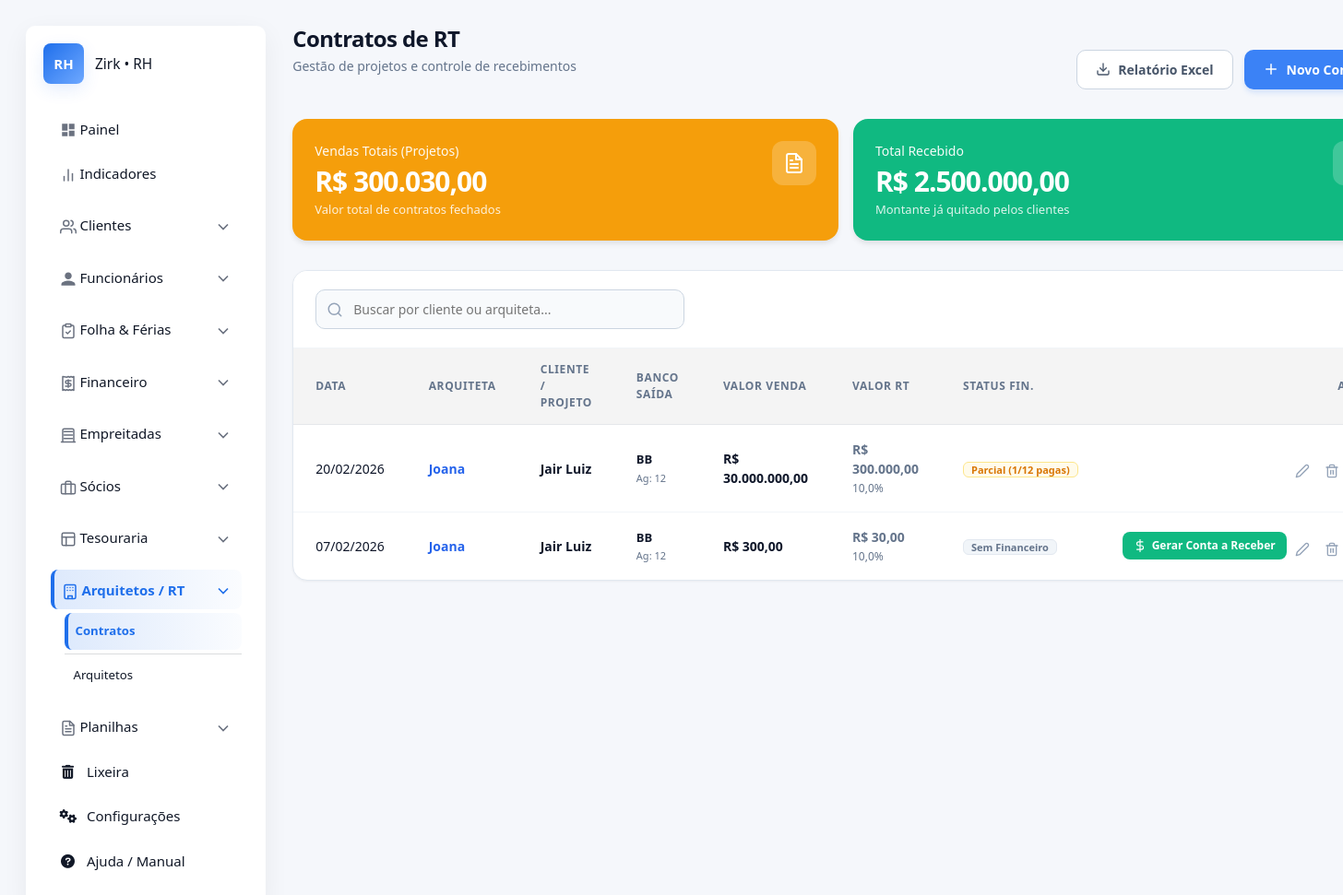
The page /comissionamento/ (signed in) on the database its author committed.
### apps/comissionamento/models.py (models this page shows, shortened)
class ContratoRT(SoftDeleteMixin):
    arquiteta = models.ForeignKey(Arquiteta, on_delete=models.PROTECT, verbose_name="Arquiteta Responsável")
    cliente = models.ForeignKey(Cliente, on_delete=models.PROTECT, verbose_name="Cliente")
    data_contrato = models.DateField(verbose_name="Data do Contrato", null=True, blank=True)
    percentual = models.DecimalField(max_digits=5, decimal_places=2, verbose_name="Porcentagem RT (%)", default=Decimal('0.00'))
    valor_servico = models.DecimalField(max_digits=12, decimal_places=2, verbose_name="Valor Total do Projeto")
    valor_rt = models.DecimalField(max_digits=12, decimal_places=2, verbose_name="Comissão (Valor da RT)")
    observacoes = models.TextField(verbose_name="Observações", null=True, blank=True)
    @property
    def banco_saida_previsto(self):
        primeira_comissao = self.comissoes_pagar.filter(is_deleted=False).first()
        if primeira_comissao and primeira_comissao.banco_origem:
            return primeira_comissao.banco_origem
        return None
    @property
    def qtd_parcelas_pendentes(self):
        return self.parcelas_receber.filter(status='Pendente').count()
    @property
    def status_pagamento(self):
        total = self.parcelas_receber.count()
        if total == 0:
            return "Sem Financeiro"
        pendentes = self.qtd_parcelas_pendentes
        pagas = total - pendentes
        if pendentes == 0:
            return "Quitado"
        elif pagas > 0:
            return f"Parcial ({pagas}/{total} pagas)"
        return f"Pendente ({pendentes} restantes)"
    class Meta:
        verbose_name = "Contrato de RT"
        verbose_name_plural = "Contratos de RT"
        ordering = ['-data_contrato']

class Arquiteta(SoftDeleteMixin):
    nome = models.CharField(max_length=150)
    cpf = models.CharField(max_length=14, unique=True, null=True, blank=True)
    banco = models.CharField(max_length=50, verbose_name="Banco de Pagamento")
    agencia = models.CharField(max_length=20, verbose_name="Agência")
    conta = models.CharField(max_length=50, verbose_name="Conta Bancária")
    class Meta:
        verbose_name = "Arquiteta"
        verbose_name_plural = "Arquitetas"

### apps/clientes/models.py (models this page shows, shortened)
class Cliente(SoftDeleteMixin):
    nome_completo = models.CharField(max_length=255, verbose_name="Nome Completo")
    cpf = models.CharField(max_length=14, verbose_name="CPF", unique=True, null=True, blank=True)
    rg = models.CharField(max_length=20, verbose_name="RG", null=True, blank=True)
    telefone = models.CharField(max_length=20, verbose_name="Telefone")
    email = models.EmailField(max_length=255, verbose_name="E-mail", null=True, blank=True)
    data_cadastro = models.DateTimeField(auto_now_add=True)
    class Meta:
        verbose_name = "Cliente"
        verbose_name_plural = "Clientes"
        ordering = ["nome_completo"]

### apps/financeiro/pagar/models.py (models this page shows, shortened)
class ComissaoArquiteto(SoftDeleteMixin):
    arquiteto = models.ForeignKey(Arquiteta, on_delete=models.PROTECT, verbose_name="Arquiteta")
    data_vencimento = models.DateField(verbose_name="Data de Vencimento / Previsão")
    data_pagamento = models.DateField(null=True, blank=True, verbose_name="Data do Pagamento Real")
    valor_comissao = models.DecimalField(max_digits=10, decimal_places=2, verbose_name="Valor da Comissão")
    valor_pago = models.DecimalField(max_digits=10, decimal_places=2, null=True, blank=True, verbose_name="Valor Pago Real")
    observacoes = models.TextField(null=True, blank=True, verbose_name="Observações")
    forma_pagamento = models.CharField(max_length=20, choices=FormaPagamento.choices, default=FormaPagamento.PIX, verbose_name="Forma de Pagamento")
    status = models.CharField('Status', max_length=20, choices=StatusPagamento.choices, default=StatusPagamento.PENDENTE)
    parcelamento = models.ForeignKey(
        ParcelamentoPagar,
        on_delete=models.CASCADE, # Se apagar o pai, apaga as parcelas (ou use PROTECT/SET_NULL conforme regra)
        null=True,
        blank=True,
        related_name='parcelas_%(class)s', # Ex: parcelas_boleto, parcelas_cheque
        verbose_name="Vínculo de Parcelamento"
    )
    banco_origem = models.ForeignKey(
        'receber.Banco',
        on_delete=models.SET_NULL,
        null=True,
        blank=True,
        verbose_name="Conta de Saída"
    )
    movimento_banco = models.OneToOneField(
        'receber.MovimentoBanco',
        on_delete=models.SET_NULL,
        null=True,
        blank=True,
        related_name='comissao_arquiteto_origem'
    )
    movimento_caixa = models.OneToOneField(
        'receber.CaixaDiario',
        on_delete=models.PROTECT, # Alterado para PROTECT
        null=True,
        blank=True,
        related_name='comissao_arquiteto_origem'
    )
    contrato_rt = models.ForeignKey(
        'comissionamento.ContratoRT',
        on_delete=models.PROTECT, # Alterado para PROTECT
        null=True,
        blank=True,
        related_name='comissoes_pagar',
        verbose_name="Contrato RT Vinculado"
    )
    class Meta:
        verbose_name = "Comissão de Arquiteto"
        verbose_name_plural = "Comissões de Arquitetos"

### apps/financeiro/receber/models.py (models this page shows, shortened)
class Banco(models.Model):
    nome = models.CharField(max_length=100)
    agencia = models.CharField(max_length=20, blank=True, null=True)
    conta = models.CharField(max_length=20, blank=True, null=True)
    saldo_inicial = models.DecimalField(max_digits=10, decimal_places=2, default=Decimal('0.00'))

### apps/comissionamento/views.py (the view)
# urls.py: path('', views.rt_contratos_list, name='contratos_list'),
@login_required
def rt_contratos_list(request):
    contratos = ContratoRT.objects.filter(is_deleted=False)\
        .select_related('arquiteta', 'cliente')\
        .prefetch_related('comissoes_pagar__banco_origem')\
        .order_by('-data_contrato')
    bancos = Banco.objects.all()
    arquitetas = Arquiteta.objects.all().order_by('nome')
    categorias = Receber._meta.get_field('categoria').choices
    total_rt = contratos.aggregate(
        total=Sum('valor_rt')
    )['total'] or Decimal('0.00')
    total_pago = ContratoRT.objects.filter(
        is_deleted=False,
        parcelas_receber__status='Recebido'
    ).aggregate(
        total=Sum('parcelas_receber__valor_recebido')
    )['total'] or Decimal('0.00')
    context = {
        'contratos': contratos,
        'bancos': bancos,
        'arquitetas': arquitetas,  # <--- ADICIONE ESTA LINHA
        'categorias': categorias,
        'total_pago': total_pago,
        'total_rt': total_rt,
        'title': 'Gestão de Contratos e Comissões',
    }
    return render(request, 'core/comissionamento/contratos_list.html', context)

### apps/configuracoes/context_processors.py (called while the page is built)
def configuracoes_globais(request):
    return {}

### apps/configuracoes/mixin.py (called while the page is built)
    def get_queryset(self):
        return super().get_queryset().filter(is_deleted=False)

### apps/ferias/service.py (called while the page is built, shortened)
def gerar_novo_periodo_aquisitivo(funcionario):
    if getattr(funcionario, 'is_deleted', False):
        return None
    if not hasattr(funcionario, 'dados_trabalhistas'):
        return None
    dados = funcionario.dados_trabalhistas
    data_admissao = dados.data_admissao_marcenaria or dados.data_admissao_contabilidade
    if not data_admissao:
        return None
    ultimo_periodo = funcionario.periodos_aquisitivos.order_by('-data_fim').first()
    hoje = timezone.now().date()
    data_limite_retroativa = hoje - relativedelta(years=2)
    data_inicio_calculada = None
    if not ultimo_periodo:
        data_inicio_calculada = data_admissao
    else:
        if ultimo_periodo.data_fim >= hoje:
            return None  # Período atual ainda está vigente
        data_inicio_calculada = ultimo_periodo.data_fim + timedelta(days=1)

def atualizar_todos_periodos():
    funcionarios = Funcionario.objects.all() # O SoftDeleteMixin já deve filtrar os deletados
    for func in funcionarios:
        if getattr(func, 'is_deleted', False):
            continue
        gerar_novo_periodo_aquisitivo(func)

### templates/core/comissionamento/contratos_list.html (shortened to what this page needs)
{% extends "core/base.html" %}
{% load static %}
{% block content %}
<div class="dash-container">
    <div class="dash-header">
        <div>
            <h1 class="dash-title">Contratos de RT</h1>
            <p class="dash-subtitle">Gestão de projetos e controle de recebimentos</p>
        </div>
        <div style="display: flex; gap: 12px;">
            <button onclick="openExportModal()" class="btn-ghost">
                <svg xmlns="http://www.w3.org/2000/svg" width="16" height="16" viewBox="0 0 24 24" fill="none" stroke="currentColor" stroke-width="2" stroke-linecap="round" stroke-linejoin="round"><path d="M21 15v4a2 2 0 0 1-2 2H5a2 2 0 0 1-2-2v-4"/><polyline points="7 10 12 15 17 10"/><line x1="12" y1="15" x2="12" y2="3"/></svg>
                Relatório Excel
            </button>
            <button onclick="openRemoteModal('{% url 'comissionamento:contrato_create' %}')" class="btn-primary">
                <svg xmlns="http://www.w3.org/2000/svg" width="18" height="18" viewBox="0 0 24 24" fill="none" stroke="currentColor" stroke-width="2" stroke-linecap="round" stroke-linejoin="round"><line x1="12" y1="5" x2="12" y2="19"/><line x1="5" y1="12" x2="19" y2="12"/></svg>
                Novo Contrato
            </button>
        </div>
    </div>
    <div class="top-stats-grid">
        <div class="top-card bg-orange-original">
            <div>
                <div class="top-label">Vendas Totais (Projetos)</div>
                <div class="top-value">R$ {{ total_rt|floatformat:"2g" }}</div> <div class="top-sub">Valor total de contratos fechados</div>
            </div>
            <div class="top-icon">
            </div>
        </div>
        <div class="top-card bg-green-original">
            <div>
                <div class="top-label">Total Recebido</div>
                <div class="top-value">R$ {{ total_pago|floatformat:"2g" }}</div>
                <div class="top-sub">Montante já quitado pelos clientes</div>
            </div>
            <div class="top-icon">
            </div>
        </div>
    </div>
    <div class="standard-card">
        <div class="search-bar-row">
            <div class="rh-search">
                <input id="searchInput" type="search" placeholder="Buscar por cliente ou arquiteta..." onkeyup="filterTable()">
            </div>
        </div>
        <div class="table-responsive">
            <table class="rh-table">
                <thead>
                    <tr>
                        <th width="10%">Data</th>
                        <th width="20%">Arquiteta</th>
                        <th width="20%">Cliente / Projeto</th>
                        <th width="15%">Banco Saída</th>
                        <th width="12%">Valor Venda</th>
                        <th width="12%">Valor RT</th>
                        <th width="10%">Status Fin.</th>
                        <th width="16%" class="text-end">Ações</th>
                    </tr>
                </thead>
                <tbody>
                    {% for c in contratos %}
                    <tr class="search-row">
                        <td class="text-sub">{{ c.data_contrato|date:"d/m/Y" }}</td>
                        <td class="text-main" style="color: var(--blue-600);">{{ c.arquiteta.nome }}</td>
                        <td class="text-main">{{ c.cliente.nome_completo }}</td>
                        <td>
                            {% if c.banco_saida_previsto %}
                                <div class="text-main" style="font-size: 13px;">{{ c.banco_saida_previsto.nome }}</div>
                                <div class="text-sub" style="font-size: 11px;">Ag: {{ c.banco_saida_previsto.agencia }}</div>
                            {% else %}
                                <span class="text-sub">-</span>
                            {% endif %}
                        </td>
                        <td>
                            <div class="text-val">R$ {{ c.valor_servico|floatformat:"2g" }}</div>
                        </td>
                        <td>
                            <div class="text-val" style="color: var(--slate-500);">R$ {{ c.valor_rt|floatformat:"2g" }}</div>
                            <div class="text-sub">{{ c.percentual|floatformat:1 }}%</div>
                        </td>
                        <td>
                            {% if c.parcelas_receber.exists %}
                                {% if c.status_pagamento == 'Quitado' %}
                                    <span class="badge badge-pago">Quitado</span>
                                {% else %}
                                    <span class="badge badge-pendente">{{ c.status_pagamento }}</span>
                                {% endif %}
                            {% else %}
                                <span class="badge badge-neutro">Sem Financeiro</span>
                            {% endif %}
                        </td>
                        <td style="text-align: right; white-space: nowrap;">
                            {% if not c.parcelas_receber.exists %}
                            <button onclick="openFinanceModal('{{ c.id }}', '{{ c.cliente.nome_completo|escapejs }}', '{{ c.valor_servico|floatformat:2 }}')" class="btn-success-sm" title="Gerar Contas a Receber">
                                <svg xmlns="http://www.w3.org/2000/svg" width="14" height="14" viewBox="0 0 24 24" fill="none" stroke="currentColor" stroke-width="2" stroke-linecap="round" stroke-linejoin="round"><line x1="12" y1="1" x2="12" y2="23"/><path d="M17 5H9.5a3.5 3.5 0 0 0 0 7h5a3.5 3.5 0 0 1 0 7H6"/></svg>
                                Gerar Conta a Receber
                            </button>
                            {% endif %}
                            <button onclick="openRemoteModal('{% url 'comissionamento:contrato_edit' pk=c.pk %}')" class="action-btn" title="Editar">
                                <svg xmlns="http://www.w3.org/2000/svg" width="16" height="16" viewBox="0 0 24 24" fill="none" stroke="currentColor" stroke-width="2" stroke-linecap="round" stroke-linejoin="round"><path d="M17 3a2.828 2.828 0 1 1 4 4L7.5 20.5 2 22l1.5-5.5L17 3z"/></svg>
                            </button>
                            <button onclick="openRemoteModal('{% url 'comissionamento:contrato_delete' pk=c.pk %}')" class="action-btn delete" title="Excluir">
                            </button>
                        </td>
                    </tr>
                    {% empty %}
                    <tr><td colspan="7" class="empty-msg">Nenhum registro encontrado.</td></tr>
                    {% endfor %}
                </tbody>
            </table>
        </div>
    </div>
</div>
{% endblock %}

### static/core/css/style.css (style rules this page uses)
:root { --bg: #f5f7fb; --surface: #ffffff; --surface-secondary: #f7faff; --text: #111827; --text-secondary: #4b5563; --muted: #6b7280; --primary: #1f6feb; --primary-hover: #1a5dbd; --accent: #13a38c; --danger: #e5544b; --border-color: #e5e7eb; --input-bg: #fbfcfe; --input-border: #e7edf8; --table-header-bg: #f4f4f4; --table-row-hover: #f9f9f9; --nav-hover: #F3F6FB; --shadow-color: rgba(15, 23, 42, 0.06); --shadow-primary: rgba(31, 111, 235, 0.12); --radius: 10px; --gap: 18px; font-family: Inter, system-ui, -apple-system, "Segoe UI", Roboto, "Helvetica Neue", Arial; font-size: 15px; }
* { box-sizing: border-box; }
html, body { height: 100%; margin: 0; background: var(--bg); color: var(--text); -webkit-font-smoothing: antialiased; }
button { font: inherit; }
.btn-primary { background-color: var(--primary); color: #fff; border: none; padding: 0.8rem 2rem; border-radius: 8px; font-size: 1rem; cursor: pointer; transition: background 0.2s ease; }
table { width: 100%; border-collapse: collapse; font-size: 0.95rem; }
thead th { text-align: left; padding: 10px 8px; color: var(--muted); font-weight: 700; border-bottom: 1px solid var(--border-color); }
th, td { padding: 12px 20px; text-align: left; border-bottom: 1px solid var(--border-color); color: var(--text); }
th { background-color: var(--table-header-bg); }

### rows shown on the page
ContratoRT: data_contrato "20/02/2026", arquiteta.nome "Joana", cliente.nome_completo "Jair Luiz", banco_saida_previsto.nome "BB", banco_saida_previsto.agencia "12", valor_servico "30.000.000,00", valor_rt "300.000,00", percentual "10,0", status_pagamento "Parcial (1/12 pagas)"
ContratoRT: data_contrato "07/02/2026", arquiteta.nome "Joana", cliente.nome_completo "Jair Luiz", banco_saida_previsto.nome "BB", banco_saida_previsto.agencia "12", valor_servico "300,00", valor_rt "30,00", percentual "10,0", shows "Sem Financeiro"

### other values the page prints
{{ total_rt|floatformat:"2g" }} "300.030,00"
{{ total_pago|floatformat:"2g" }} "2.500.000,00"
